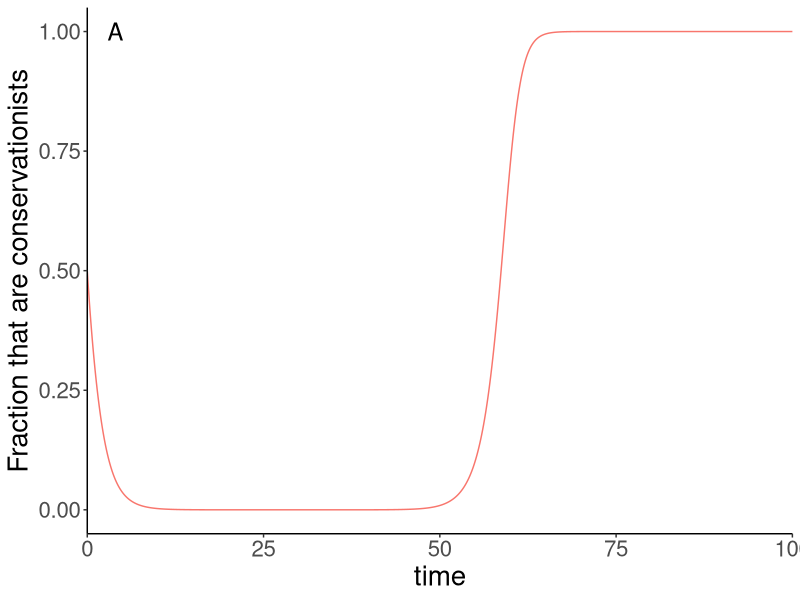
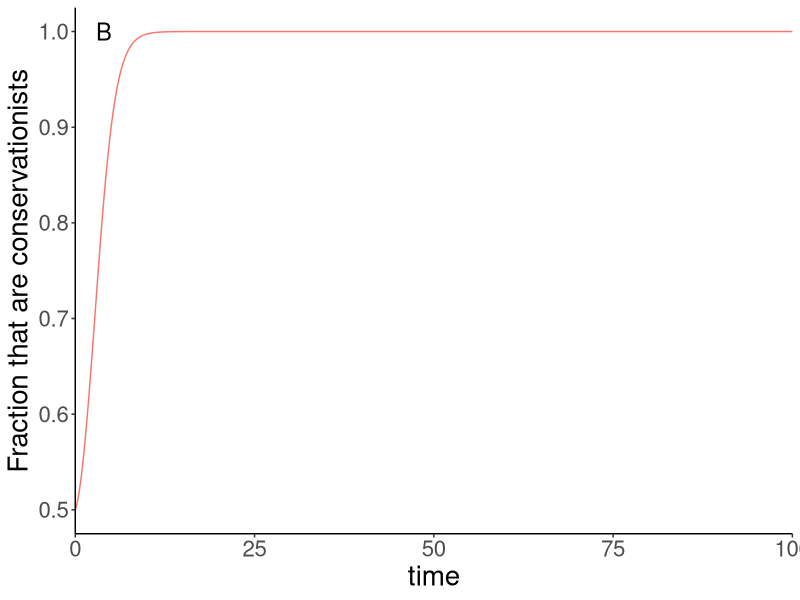
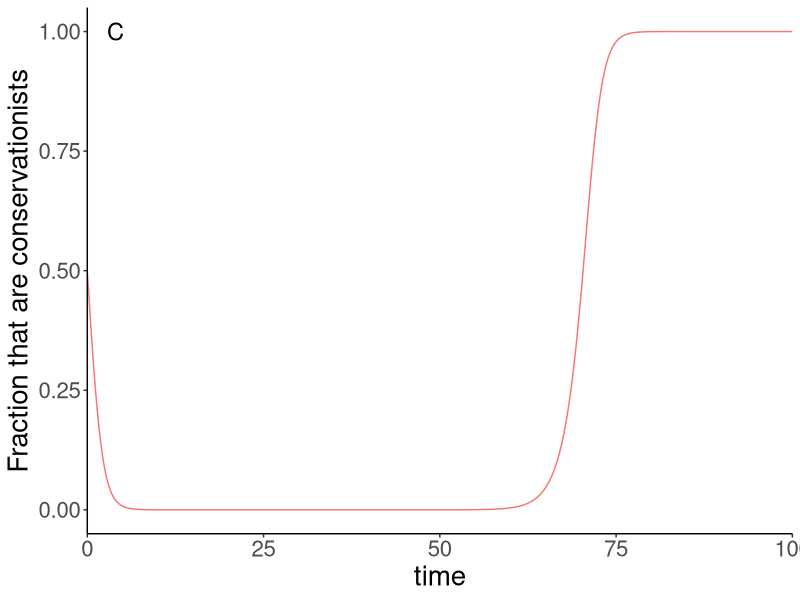
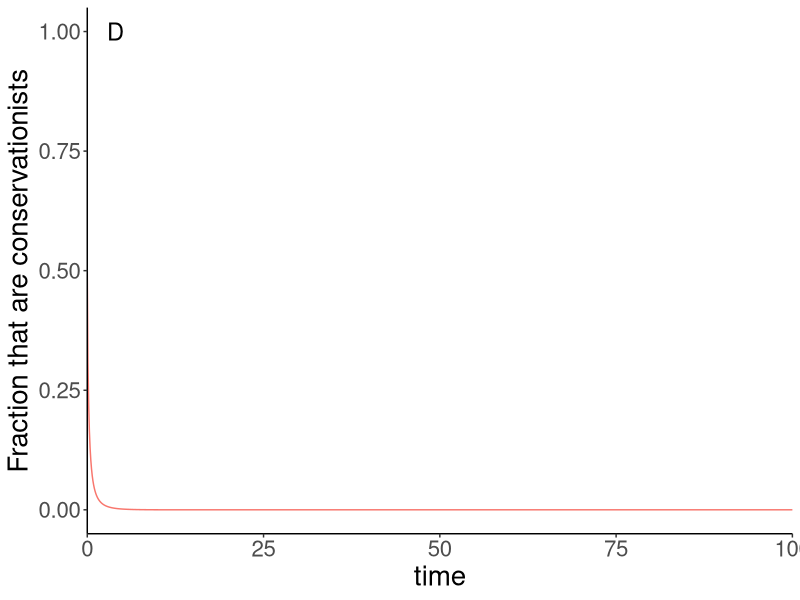
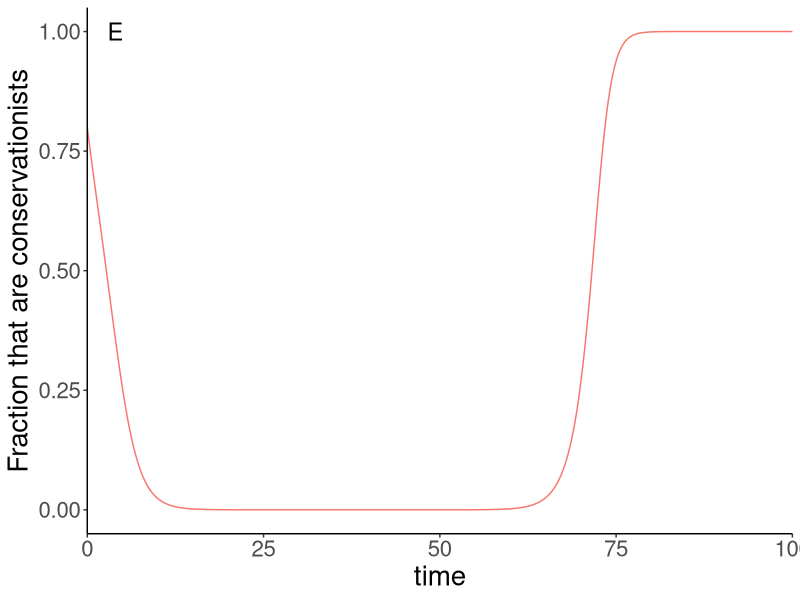
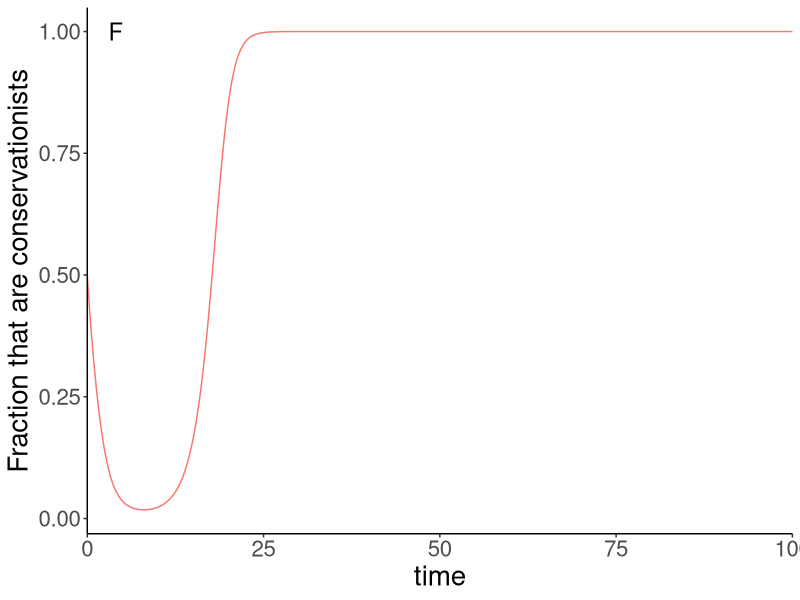

The R source for these figures, in order:
## ---- chunk 1
knitr::opts_chunk$set(echo = TRUE)
library(ggplot2)
library(reshape2)
library(dplyr)
## ---- chunk 2
require(deSolve)
Time = seq(0,50,0.1)
# Scenario 1: C = 0.8, P = 0.5
Pars = c(kappa = 1.014, j = 1.68, sigma = 0.5, phi = 0.2, C = 0.8, P = 0.55)

social_model <- function(Time, State, Pars) {
  with(as.list(c(State, Pars)), {
    dX <- kappa*X*(1 - X)*(-1 + j*(1 - C) - sigma*P*(1 - X) + phi*(2*X - 1))
    list(c(dX))
  })
}

State = c(X = 0.2)
out.2 = data.frame(ode(y = State, times = Time, func = social_model, parms = Pars))
out.2$Initial = 0.2

State = c(X = 0.5)
out.5 = data.frame(ode(y = State, times = Time, func = social_model, parms = Pars))
out.5$Initial = 0.5


State = c(X = 0.8)
out.8 = data.frame(ode(y = State, times = Time, func = social_model, parms = Pars))
out.8$Initial = 0.8


out = rbind(out.2, out.5, out.8)

# Scenario 2: C = 0.8, P = 5
Pars2 = c(kappa = 1.014, j = 1.68, sigma = 0.5, phi = 0.2, C = 0.8, P = 5)

social_model2 <- function(Time, State, Pars2) {
  with(as.list(c(State, Pars2)), {
    dX <- kappa*X*(1 - X)*(-1 + j*(1 - C) - sigma*P*(1 - X) + phi*(2*X - 1))
    list(c(dX))
  })
}

State = c(X = 0.2)
out.2 = data.frame(ode(y = State, times = Time, func = social_model2, parms = Pars2))
out.2$Initial = 0.2

State = c(X = 0.5)
out.5 = data.frame(ode(y = State, times = Time, func = social_model2, parms = Pars2))
out.5$Initial = 0.5


State = c(X = 0.8)
out.8 = data.frame(ode(y = State, times = Time, func = social_model2, parms = Pars2))
out.8$Initial = 0.8


out2 = rbind(out.2, out.5, out.8)

# Scenario 3: C = 0.8, P = 100
Pars3 = c(kappa = 1.014, j = 1.68, sigma = 0.5, phi = 0.2, C = 0.8, P = 100)

social_model3 <- function(Time, State, Pars3) {
  with(as.list(c(State, Pars3)), {
    dX <- kappa*X*(1 - X)*(-1 + j*(1 - C) - sigma*P*(1 - X) + phi*(2*X - 1))
    list(c(dX))
  })
}

State = c(X = 0.2)
out.2 = data.frame(ode(y = State, times = Time, func = social_model3, parms = Pars3))
out.2$Initial = 0.2

State = c(X = 0.5)
out.5 = data.frame(ode(y = State, times = Time, func = social_model3, parms = Pars3))
out.5$Initial = 0.5


State = c(X = 0.8)
out.8 = data.frame(ode(y = State, times = Time, func = social_model3, parms = Pars3))
out.8$Initial = 0.8

out3 = rbind(out.2, out.5, out.8)

# Scenario 4: C = 0.4, P = 0.5
Pars4 = c(kappa = 1.014, j = 1.68, sigma = 0.5, phi = 0.2, C = 0.4, P = 0.5)

social_model4 <- function(Time, State, Pars3) {
  with(as.list(c(State, Pars3)), {
    dX <- kappa*X*(1 - X)*(-1 + j*(1 - C) - sigma*P*(1 - X) + phi*(2*X - 1))
    list(c(dX))
  })
}

State = c(X = 0.2)
out.2 = data.frame(ode(y = State, times = Time, func = social_model4, parms = Pars4))
out.2$Initial = 0.2

State = c(X = 0.5)
out.5 = data.frame(ode(y = State, times = Time, func = social_model4, parms = Pars4))
out.5$Initial = 0.5


State = c(X = 0.8)
out.8 = data.frame(ode(y = State, times = Time, func = social_model4, parms = Pars4))
out.8$Initial = 0.8

out4 = rbind(out.2, out.5, out.8)

p1 = ggplot(out, aes(x = time, y = X)) +
  geom_line(out, mapping = aes(time, X, color = as.character(Initial)), size = 1.5) +
  labs(x = 'Time', y = "Proportion willing to participate", color = "Initial proportion") +
  theme_classic() +
  theme(legend.position = c(.8, .5), 
        axis.title.y = element_text(margin = margin(t = 0, r = 10, b = 0, l = 0)))+
  scale_x_continuous(expand = c(0,0)) +
  scale_y_continuous(breaks = seq(0,1,0.2)) +
  annotate("text", x = 6, y=1, label = "Scenario 1", size = 6) +
  theme(text = element_text(size = 20))

p2 = ggplot(out2, aes(x = time, y = X)) +
  geom_line(out2, mapping = aes(time, X, color = as.character(Initial)), size = 1.5) +
  labs(x = 'Time', y = "", color = "Initial proportion") +
  theme_classic() +
  theme(legend.position = c(.8, .5), 
        axis.title.y = element_text(margin = margin(t = 0, r = 10, b = 0, l = 0)))+
  scale_x_continuous(expand = c(0,0)) +
  scale_y_continuous(breaks = seq(0,1,0.2)) +
  annotate("text", x = 6, y=1, label = "Scenario 2", size = 6) +
  theme(text = element_text(size = 20))

p3 = ggplot(out3, aes(x = time, y = X)) +
  geom_line(out3, mapping = aes(time, X, color = as.character(Initial)), size = 1.5) +
  labs(x = 'Time', y = "Proportion willing to participate", color = "Initial proportion") +
  theme_classic() +
  theme(legend.position = c(.8, .5), 
        axis.title.y = element_text(margin = margin(t = 0, r = 10, b = 0, l = 0)))+
  scale_x_continuous(expand = c(0,0)) +
  scale_y_continuous(breaks = seq(0,1,0.2)) +
  annotate("text", x = 6, y=1, label = "Scenario 3", size = 6) +
  theme(text = element_text(size = 20))

p4 = ggplot(out4, aes(x = time, y = X)) +
  geom_line(out4, mapping = aes(time, X, color = as.character(Initial)), size = 1.5) +
  labs(x = 'Time', y = "", color = "Initial proportion") +
  theme_classic() +
  theme(legend.position = c(.8, .5), 
        axis.title.y = element_text(margin = margin(t = 0, r = 10, b = 0, l = 0)))+
  scale_x_continuous(expand = c(0,0)) +
  scale_y_continuous(breaks = seq(0,1,0.2)) +
  annotate("text", x = 6, y=1, label = "Scenario 4", size = 6) +
  theme(text = element_text(size = 20))
## ---- chunk 3
Table1 = data.frame(matrix(nrow = 6, ncol = 3))
colnames(Table1) = c("Parameter", "Description", "Value")
Table1$Parameter = c("$\\kappa$", 'j', 'C', 'P', "$\\sigma$", "$\\phi$")
Table1$Description = c("Interactions with others", "Sensitivity to dead coral",
                       "Live coral cover", "Parrotfish abundance", "Fishing pressue", "Public pressure")
Table1$Value = c("1.014/y", "1.68", "a", "b", "0.5", "0.2")
## ---- chunk 4
knitr::kable(Table1, caption = "Model parameter symbols, description, and estimated parameter values.")
## ---- chunk 5
coupled_model = function(Time, State, Pars) {
  with(as.list(c(State, Pars)), {
    dM =  a*M*C - (P*M)/(M+T) + gamma*M*T
    dC =  r*T*C - d*C - a*M*C
    dT = (P*M)/(M+T) - gamma*M*T - r*T*C + d*C
    dP = s*P*(1 - P/C) - sigma*P*(1 - X)
    dX = kappa*X*(1 - X)*(-1 + j*(1 - C) - sigma*P*(1 - X) + phi*(2*X - 1))
    return(list(c(dM,dC,dT,dP,dX)))  
  })
}

pars = c(a = 0.1, gamma = 0.8, r = 1.0, d = 0.44, s = 0.49, sigma = 0.5,
         kappa= 1.014, j=1.68, sigma = 0.5, phi = 0.2)
times = seq(0, 100, by = 0.1)

# Scenario 1: M = 0.05, C = 0.9, T = 0.05, P = 0.4, X = 0.5
yini1 = c(M = 0.05, C = 0.9, T = 0.05, P = 0.4, X = 0.5)
out_total1 = data.frame(ode(yini1, times, coupled_model, pars))
final1 = melt(out_total1, id.vars = "time")
final_eco1 = filter(final1, variable != "X")
final_cons1 = filter(final1, variable == "X")

# Scenario 2: M = 0.05, C = 0.3, T = 0.05, P = 0.4, X = 0.5
yini2 = c(M = 0.05, C = 0.3, T = 0.05, P = 0.4, X = 0.5)
out_total2 = data.frame(ode(yini2, times, coupled_model, pars))
final2 = melt(out_total2, id.vars = "time")
final_eco2 = filter(final2, variable != "X")
final_cons2 = filter(final2, variable == "X")

# Scenario 3: M = 0.05, C = 0.9, T = 0.3, P = 0.4, X = 0.5
yini3 = c(M = 0.05, C = 0.9, T = 0.3, P = 0.4, X = 0.5)
out_total3 = data.frame(ode(yini3, times, coupled_model, pars))
final3 = melt(out_total3, id.vars = "time")
final_eco3 = filter(final3, variable != "X")
final_cons3 = filter(final3, variable == "X")

# Scenario 4: M = 0.05, C = 0.9, T = 0.05, P = 50, X = 0.5
yini4 = c(M = 0.05, C = 0.9, T = 0.05, P = 50, X = 0.5)
out_total4 = data.frame(ode(yini4, times, coupled_model, pars))
final4 = melt(out_total4, id.vars = "time")
final_eco4 = filter(final4, variable != "X")
final_cons4 = filter(final4, variable == "X")

# Scenario 5: M = 0.05, C = 0.9, T = 0.05, P = 0.4, X = 0.8
yini5 = c(M = 0.05, C = 0.9, T = 0.05, P = 0.4, X = 0.8)
out_total5 = data.frame(ode(yini5, times, coupled_model, pars))
final5 = melt(out_total5, id.vars = "time")
final_eco5 = filter(final5, variable != "X")
final_cons5 = filter(final5, variable == "X")

# Scenario 6: M = 0.6, C = 0.9, T = 0.05, P = 0.4, X = 0.5
yini6 = c(M = 0.6, C = 0.9, T = 0.05, P = 0.4, X = 0.5)
out_total6 = data.frame(ode(yini6, times, coupled_model, pars))
final6 = melt(out_total6, id.vars = "time")
final_eco6 = filter(final6, variable != "X")
final_cons6 = filter(final6, variable == "X")


par(mfrow=c(1,2))

eco_graph = function(data,i){
  ggplot(data, aes(x = time, y = value)) +
  geom_line(data, mapping = aes(time, value, color = variable)) +
  theme_classic() +
  theme(legend.position = c(0.8, 0.6)) +
  ylab("Relative Cover") +
  scale_x_continuous(expand = c(0,0)) +
  annotate("text", x = 4, y = max(data$value), label = i, size = 6) +
  theme(text = element_text(size = 20))
}

conserve_graph = function(data, t){
  ggplot(data, aes(x = time, y = value)) +
  geom_line(data, mapping = aes(time, value, color = variable)) +
  theme_classic() +
  ylab("Fraction that are conservationists") +
  theme(legend.position = "none") +
  scale_x_continuous(expand = c(0,0)) +
  annotate("text", x = 4, y = 1, label = t, size = 6) +
  theme(text = element_text(size = 20))
} 

f1 = eco_graph(final_eco1, "A")
f2 = eco_graph(final_eco2, "B")
f3 = eco_graph(final_eco3, "C")
f4 = eco_graph(final_eco4, "D")
f5 = eco_graph(final_eco5, "E")
f6 = eco_graph(final_eco6, "F")

c1 = conserve_graph(final_cons1, "A")
c2 = conserve_graph(final_cons2, "B")
c3 = conserve_graph(final_cons3, "C")
c4 = conserve_graph(final_cons4, "D")
c5 = conserve_graph(final_cons5, "E")
c6 = conserve_graph(final_cons6, "F")

## ---- chunk 6
par(mfcol = c(3,2))
c1
c2
c3
c4
c5
c6
